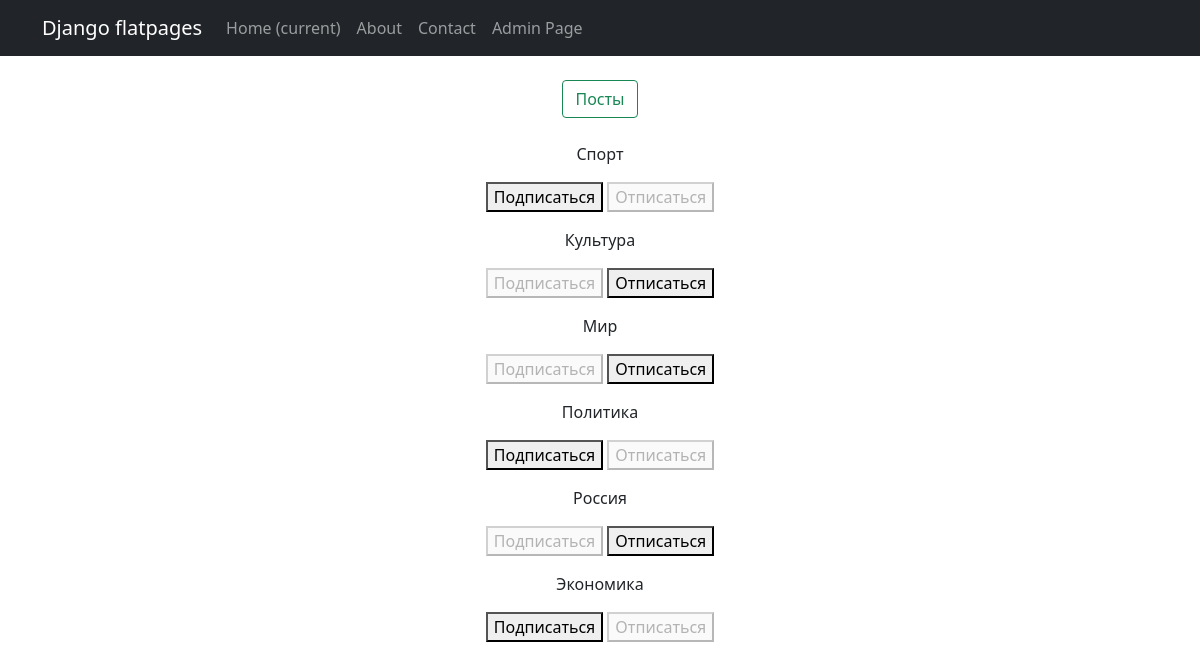
Before: /posts/subscriptions/ (signed in) with the older database file.
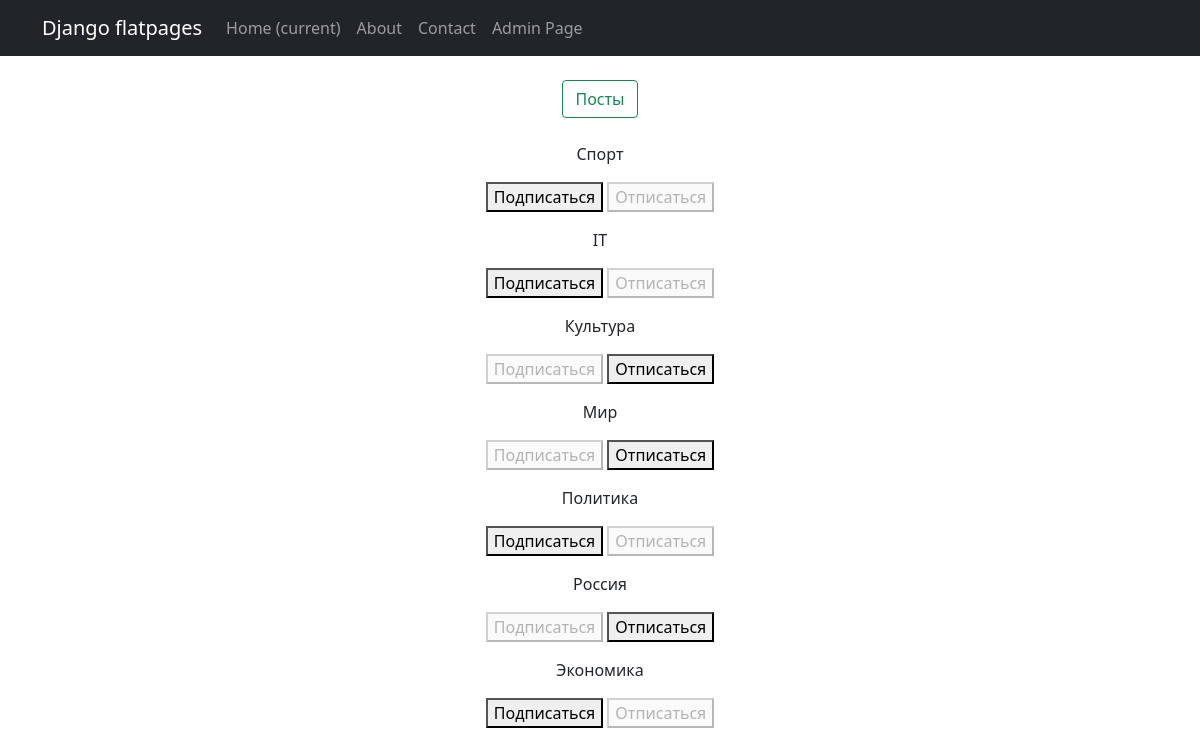
After: the same page with the newer database file.
### news/models.py (models this page shows, shortened)
class Category (models.Model):
    name = models.CharField(max_length=255, unique=True)
    users = models.ManyToManyField(User, through='Subscription')

### news/views.py (the view, shortened to what this page needs)
# urls.py: path('subscriptions/', subscriptions, name='subscriptions'),
@login_required
@csrf_protect
def subscriptions(request):
    categories_with_subscriptions = Category.objects.annotate(
        user_subscribed=Exists(
            Subscription.objects.filter(
                user=request.user,
                category=OuterRef('pk'),
            )
        )
    ).order_by('name')
    return render(
        request,
        'subscriptions.html',
        {'categories': categories_with_subscriptions},
    )

### templates/subscriptions.html (shortened to what this page needs)
{% extends 'default.html' %}
{% block content %}
    <br>
    <a class="btn btn-outline-success"
        href="{% url 'posts_list' %}">Посты</a>
    <br><br>
    {% for category in categories  %}
        <p>
            {{ category.name }}
            <form method="post">
                {% if category.user_subscribed %}
                    <button disabled>Подписаться</button>
                    <button name="action" value="unsubscribe">Отписаться</button>
                {% else %}
                    <button name="action" value="subscribe">Подписаться</button>
                    <button disabled>Отписаться</button>
                {% endif %}
            </form>
        </p>
    {% endfor %}
{% endblock content %}

### templates/default.html (shortened to what this page needs)
<!DOCTYPE html>
<html lang="en">
    <head>
        {% load static %}
        <link href="{% static 'css/styles.css' %}" rel="stylesheet" />
    </head>
    <body>
        <nav class="navbar navbar-expand-lg navbar-dark bg-dark static-top">
            <div class="container">
                <a class="navbar-brand" href="#">Django flatpages</a>
                <div class="collapse navbar-collapse" id="navbarResponsive">
                    <ul class="navbar-nav ml-auto">
                        <li class="nav-item active">
                            <a class="nav-link" href="#">Home
                                <span class="sr-only">(current)</span>
                            </a>
                        </li>
                        <li class="nav-item">
                            <a class="nav-link" href="/about/">About</a>
                        </li>
                        <li class="nav-item">
                            <a class="nav-link" href="/contacts/">Contact</a>
                        </li>
                        <li class="nav-item">
                            <a class="nav-link" href="/admin_page/">Admin Page</a>
                        </li>
                    </ul>
                </div>
            </div>
        </nav>
        <div class="container">
            <div class="row">
                <div class="col-lg-14 text-center">
                    {% block content %}{% endblock content %}
                </div>
            </div>
        </div>
    </body>
</html>

Changed rows visible on the page:
added Category: name "IT", shows "Подписаться"
